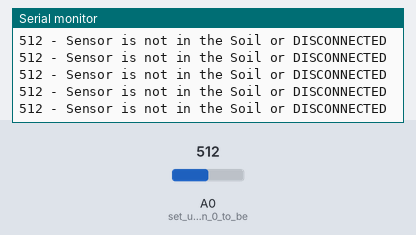
The sketch below on a simulated Arduino Uno, built with avr-gcc and run on an emulated ATmega328P. Parts: the last lines printed to the serial monitor. Inputs (shaded band) come from the test bench; at power-on: A0 (set_up_analog_pin_0_to_be) = 512.

Above: at 1.2 s.
1.3 s: A0 (set_up_analog_pin_0_to_be) set to 285
At 1.34 s:
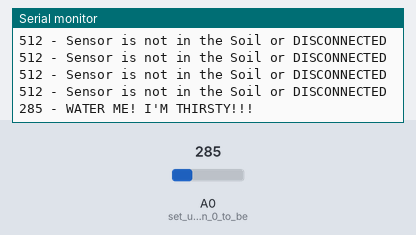
3.2 s: A0 (set_up_analog_pin_0_to_be) set to 305
At 3.2 s:
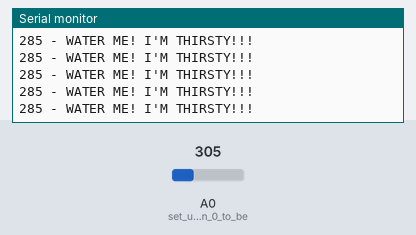
6.2 s: A0 (set_up_analog_pin_0_to_be) set to 190
At 6.26 s:
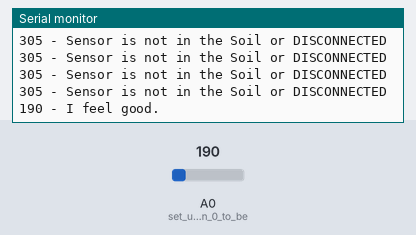
8.1 s: A0 (set_up_analog_pin_0_to_be) set to 210
At 8.11 s:
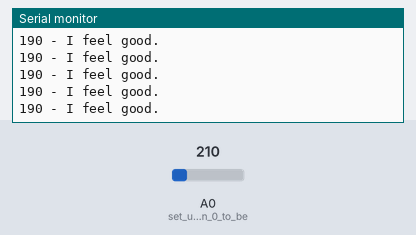
11.1 s: A0 (set_up_analog_pin_0_to_be) set to 122
At 11.14 s:
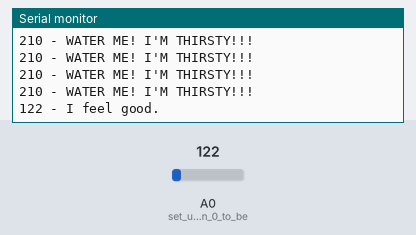
14.1 s: A0 (set_up_analog_pin_0_to_be) set to 105
At 14.16 s:
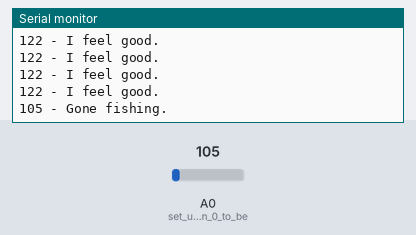

The sketch:

Arduino_SoilMoistureSensor.ino
```cpp
// Arduino code is available to download - link below the video.

/* Connection pins:
Arduino     Soil Moisture Sensor YL-69
  A0             Analog A0
  5V               VCC
  GND              GND
*/

int redPin = 13;
int greenPin = 12;
int bluePin = 11;

void setup()
{
  Serial.begin(9600);
  pinMode(A0, INPUT); //set up analog pin 0 to be input
}

void loop()
{
  int s = analogRead(A0); //take a sample
  Serial.print(s); Serial.print(" - ");

  if(s > 295) {
   Serial.println("Sensor is not in the Soil or DISCONNECTED");
   digitalWrite(redPin, LOW);
   digitalWrite(greenPin, LOW);
   digitalWrite(bluePin, LOW);
  }
  if(s >= 200 && s <= 295) {
   Serial.println("WATER ME! I'M THIRSTY!!!");
   digitalWrite(bluePin, LOW);
   digitalWrite(greenPin, LOW);
   digitalWrite(redPin, HIGH);
  }
  if(s >= 115 && s < 200) {
   Serial.println("I feel good.");
   digitalWrite(bluePin, LOW);
   digitalWrite(greenPin, HIGH);
   digitalWrite(redPin, LOW);
  }
  if(s < 115) {
   Serial.println("Gone fishing.");
   digitalWrite(bluePin, HIGH);
   digitalWrite(redPin, LOW);
   digitalWrite(greenPin, LOW);
  }
  delay(50);
}
```

Measured:
- after the input at 1.3 s, the serial monitor: prints a new line at once (image 1)
- after the input at 6.2 s, the serial monitor: prints a new line at once (image 3)
- after the input at 11.1 s, the serial monitor: prints a new line at once (image 5)
- after the input at 14.1 s, the serial monitor: prints a new line after 0.05 s (image 6)
